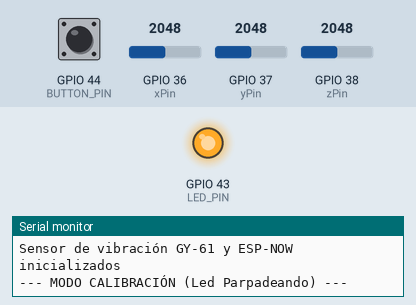
The sketch below on a simulated ESP32. Parts: output pins drawn as LEDs (lit = HIGH), the last lines printed to the serial monitor. Dashed ring = blinking. The inputs (shaded band) are chosen by the test bench; at power-on: GPIO 44 (BUTTON_PIN) HIGH, GPIO 36 (xPin) = 2048, GPIO 37 (yPin) = 2048, GPIO 38 (zPin) = 2048.

Above: at 0.75 s.
At 1.2 s:
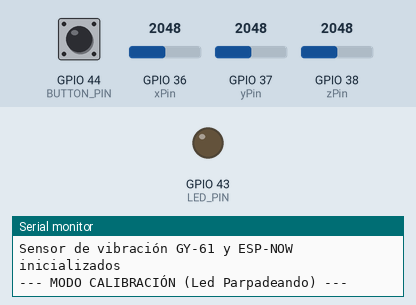
1.3 s: GPIO 44 (BUTTON_PIN) pulled LOW for 3.2 s
At 4.8 s:
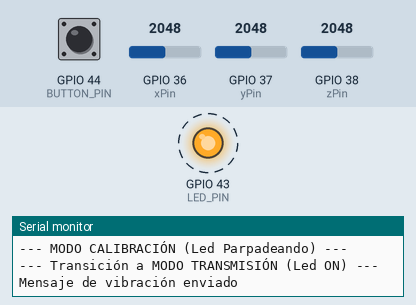
Timing chart, 0 to 6.3 s (numbered marks = the images above; inputs shaded):
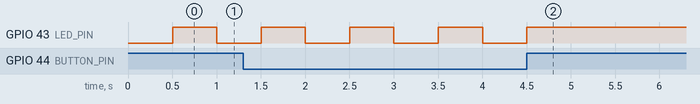

Measured:
- after the input at 1.3 s, GPIO 43 (LED_PIN): goes on until 4.5 s, then stays HIGH

The sketch:

transmitter_main.ino
```cpp
#include "imu_sensor.h"

// --- Definiciones de Pines ---
// El usuario especificó D6 para LED y D7 para Botón
const int LED_PIN = D6;
const int BUTTON_PIN = D7;

// --- Parámetros de Control ---
const long BLINK_INTERVAL = 500; // 500 ms para el parpadeo (0.5 segundos)
const long TRANSMISSION_INTERVAL = 500; // 500 ms para la transmisión ESP-NOW
const long REQUIRED_PRESS_DURATION = 2000; // 2 segundos

// --- Variables de Estado del Sistema ---
// Define los dos modos de operación
enum SystemState {
    CALIBRATION_MODE, // LED Parpadeando, NO Transmite
    TRANSMIT_MODE     // LED Encendido, SÍ Transmite
};

SystemState currentState = CALIBRATION_MODE;
unsigned long last_blink_time = 0;
unsigned long last_transmission_time = 0;
unsigned long button_press_start_time = 0;
bool button_was_pressed = false;


// Función para manejar el parpadeo no bloqueante
void handleBlinking() {
    unsigned long current_time = millis();
    if (current_time - last_blink_time >= BLINK_INTERVAL) {
        // Invertir el estado del LED (HIGH/LOW)
        int led_state = digitalRead(LED_PIN);
        digitalWrite(LED_PIN, !led_state);
        last_blink_time = current_time;
    }
}

// Función para manejar el botón y la transición de estado
void handleButtonAndState() {
    // Lee el estado del botón. Usamos INPUT_PULLUP, por lo que LOW = presionado.
    int button_state = digitalRead(BUTTON_PIN);

    if (button_state == LOW) {
        // El botón está presionado
        if (!button_was_pressed) {
            // Registra el inicio de la pulsación
            button_press_start_time = millis();
            button_was_pressed = true;
        }
    } else {
        // Botón liberado
        if (button_was_pressed) {
            unsigned long press_duration = millis() - button_press_start_time;

            if (press_duration >= REQUIRED_PRESS_DURATION) {
                // Se mantuvo presionado 2 segundos o más: ¡Cambiar de estado!
                currentState = TRANSMIT_MODE;
                digitalWrite(LED_PIN, HIGH); // Encender LED de forma sólida
                Serial.println("--- Transición a MODO TRANSMISIÓN (Led ON) ---");
            }
            button_was_pressed = false;
        }
    }
}

void setup() {
    Serial.begin(115200);
    // Inicializar pines: LED como salida, Botón como entrada con pull-up (asumiendo
    // que el botón está cableado entre D7 y GND)
    pinMode(LED_PIN, OUTPUT);
    pinMode(BUTTON_PIN, INPUT_PULLUP);

    // Inicializar el sensor y ESP-NOW
    initVibrationSensor();

    // Estado inicial: Modo Calibración/Espera
    Serial.println("--- MODO CALIBRACIÓN (Led Parpadeando) ---");
    // Inicializa el estado del LED para que comience a parpadear inmediatamente
    digitalWrite(LED_PIN, LOW);
    last_blink_time = millis();
}

void loop() {
    // 1. Siempre revisa el botón para permitir la transición de estado
    handleButtonAndState();

    if (currentState == CALIBRATION_MODE) {
        // 2. Si está en modo Calibración, solo parpadea y no transmite
        handleBlinking();
    } else { // currentState == TRANSMIT_MODE
        // 3. Si está en modo Transmisión, mantén el LED encendido y transmite datos
        unsigned long current_time = millis();

        // Transmitir cada 500 ms (no bloqueante)
        if (current_time - last_transmission_time >= TRANSMISSION_INTERVAL) {
            sendVibrationData();
            last_transmission_time = current_time;
        }
    }
}
```

imu_sensor.cpp
```cpp
#include <Arduino.h>
#include <WiFi.h>
#include <esp_now.h>
#include "imu_sensor.h"

// Pines del GY-61/ADXL335
// Se asume que estás usando pines ADC en tu ESP32/microcontrolador
const int xPin = A0;
const int yPin = A1;
const int zPin = A2;

// Referencias del ADC
const float VREF = 3.3;
const int ADC_RES = 4095; // 12 bits para ESP32
const float MID_POINT_V = VREF / 2.0; // Punto medio de 0g, generalmente 1.65V (3.3V/2)

// Sensibilidad del ADXL335: Típicamente 300 mV/g
// Rango +/- 3g. Esto es lo que permite convertir Voltaje -> Aceleración (g).
// 300 mV/g = 0.300 V/g.
const float SENSITIVITY_VG = 0.300;

// Calibración: Valor de lectura analógica a 0g
// Esto debe ser determinado experimentalmente para mayor precisión,
// pero usamos el punto medio como estimación inicial.
// (ADC_RES * MID_POINT_V) / VREF
const int OFFSET_0G_RAW = (int)((ADC_RES * MID_POINT_V) / VREF);

void initVibrationSensor() {
  WiFi.mode(WIFI_STA);
  if(esp_now_init() != ESP_OK){
    Serial.println("Error inicializando ESP-NOW");
    return;
  }

  esp_now_peer_info_t peer = {};
  memset(&peer, 0, sizeof(peer));
  memcpy(peer.peer_addr, "\xFF\xFF\xFF\xFF\xFF\xFF", 6); // Broadcast
  peer.channel = 0;
  peer.encrypt = false;
  esp_now_add_peer(&peer);

  Serial.println("Sensor de vibración GY-61 y ESP-NOW inicializados");
    // Puedes agregar una pequeña rutina de calibración aquí
    // para obtener un mejor valor de OFFSET_0G_RAW.
}

void sendVibrationData() {
  // Leer ADC (Mediciones de ACELERACIÓN)
  int rawX = analogRead(xPin);
  int rawY = analogRead(yPin);
  int rawZ = analogRead(zPin);

  // 1. Convertir a Voltaje (como lo tenías, pero no es estrictamente necesario
    // si usamos las raw readings para restar el offset)
  float voltX = (rawX * VREF) / ADC_RES;
  float voltY = (rawY * VREF) / ADC_RES;
  float voltZ = (rawZ * VREF) / ADC_RES;

    // 2. Restar el OFFSET de 0g (El punto de equilibrio estático: 1.65V)
    // Esto AÍSLA la aceleración DINÁMICA (vibración).
    // Si la lectura es 1.65V, la resta da 0V, es decir, 0g de vibración.
    float dynamicVoltX = voltX - MID_POINT_V;
    float dynamicVoltY = voltY - MID_POINT_V;
    float dynamicVoltZ = voltZ - MID_POINT_V;

    // 3. Convertir el Voltaje Dinámico a Aceleración en 'g's
    // Aceleración (g) = Voltaje_Dinámico / Sensibilidad(V/g)
    float ax = dynamicVoltX / SENSITIVITY_VG;
    float ay = dynamicVoltY / SENSITIVITY_VG;
    float az = dynamicVoltZ / SENSITIVITY_VG;

  // **NOTA IMPORTANTE:**
    // Para medir la intensidad de la vibración, a menudo se usa la MAGNITUD (o RMS)
    // de estas aceleraciones dinámicas (aX, aY, aZ) o un alto
    // *sampling rate* (frecuencia de muestreo) para hacer un análisis FFT.
    // Con este método estás enviando la aceleración instantánea, que es lo más
    // directo. Si el dispositivo está en reposo, los valores deberían ser cercanos a cero.
    // Al vibrar, variarán rápidamente alrededor de cero.

  // Construir payload
  char payload[80];
  snprintf(payload, sizeof(payload),
      "ID:VIBRATION;X:%.2f,Y:%.2f,Z:%.2f", ax, ay, az); // Ahora envías aceleración en 'g's

  // Enviar por ESP-NOW
  esp_err_t result = esp_now_send((uint8_t*)"\xFF\xFF\xFF\xFF\xFF\xFF",
                  (uint8_t*)payload, strlen(payload)+1);
  if(result == ESP_OK) {
    Serial.println("Mensaje de vibración enviado");
    //Serial.println("X: " +  String(ax));
    //Serial.println("Y: " +  String(ay));
    //Serial.println("Z: " +  String(az));
  } else {
    Serial.println("Error enviando mensaje ESP-NOW");
  }
}
```

imu_sensor.h
```cpp
#ifndef VIBRATION_SENSOR_H
#define VIBRATION_SENSOR_H

#include <Arduino.h>

void initVibrationSensor();
void sendVibrationData();

#endif
```
